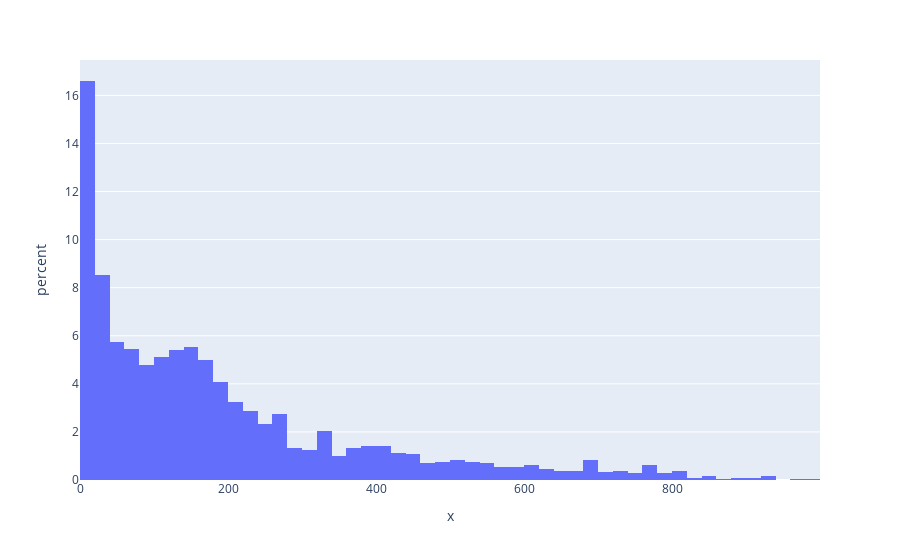

The cell this chart's notebook holds for it:
### Markdown cell above
# How many minutes played distributed?

### Code cell
fig = px.histogram(x=playoffs_df['MIN'], histnorm='percent')
fig.show()

### Figure 1 — Plotly figure (JSON) as saved in the notebook; plotly's stock layout.template omitted (floating-point values rounded to 4 significant figures; data arrays with more than 128 entries replaced by an {"elided": "..."} marker saying what was removed)
{"data": [{"alignmentgroup": "True", "bingroup": "x", "histnorm": "percent", "hovertemplate": "x=%{x}<br>percent=%{y}<extra></extra>", "legendgroup": "", "marker": {"color": "#636efa", "pattern": {"shape": ""}}, "name": "", "offsetgroup": "", "orientation": "v", "showlegend": false, "type": "histogram", "x": {"elided": "2145 int values"}, "xaxis": "x", "yaxis": "y"}], "layout": {"barmode": "relative", "legend": {"tracegroupgap": 0}, "margin": {"t": 60}, "xaxis": {"anchor": "y", "domain": [0, 1], "title": {"text": "x"}}, "yaxis": {"anchor": "x", "domain": [0, 1], "title": {"text": "percent"}}}}
